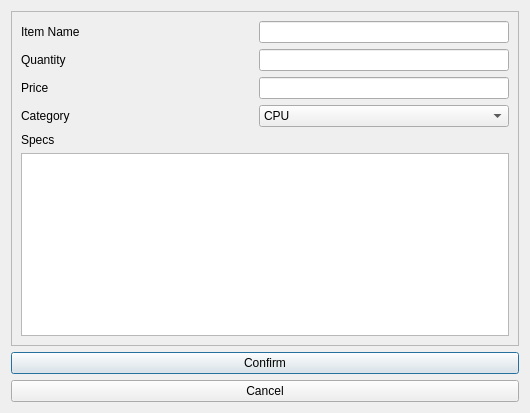
<?xml version="1.0" encoding="UTF-8"?>
<ui version="4.0">
 <class>updateItemDialog</class>
 <widget class="QDialog" name="updateItemDialog">
  <property name="geometry">
   <rect>
    <x>0</x>
    <y>0</y>
    <width>530</width>
    <height>413</height>
   </rect>
  </property>
  <property name="windowTitle">
   <string>Dialog</string>
  </property>
  <layout class="QVBoxLayout" name="verticalLayout">
   <item>
    <widget class="QFrame" name="itemDetails">
     <property name="frameShape">
      <enum>QFrame::StyledPanel</enum>
     </property>
     <property name="frameShadow">
      <enum>QFrame::Raised</enum>
     </property>
     <layout class="QVBoxLayout" name="verticalLayout_3">
      <item>
       <layout class="QHBoxLayout" name="horizontalLayout_9">
        <item>
         <widget class="QLabel" name="itemName">
          <property name="text">
           <string>Item Name</string>
          </property>
         </widget>
        </item>
        <item alignment="Qt::AlignRight">
         <widget class="QLineEdit" name="itemNameInput">
          <property name="minimumSize">
           <size>
            <width>250</width>
            <height>0</height>
           </size>
          </property>
          <property name="text">
           <string/>
          </property>
          <property name="maxLength">
           <number>30</number>
          </property>
          <property name="frame">
           <bool>true</bool>
          </property>
          <property name="placeholderText">
           <string/>
          </property>
         </widget>
        </item>
       </layout>
      </item>
      <item>
       <layout class="QHBoxLayout" name="horizontalLayout_10">
        <item>
         <widget class="QLabel" name="quantity">
          <property name="text">
           <string>Quantity</string>
          </property>
         </widget>
        </item>
        <item alignment="Qt::AlignRight">
         <widget class="QLineEdit" name="quantityInput">
          <property name="minimumSize">
           <size>
            <width>250</width>
            <height>0</height>
           </size>
          </property>
          <property name="text">
           <string/>
          </property>
          <property name="maxLength">
           <number>30</number>
          </property>
         </widget>
        </item>
       </layout>
      </item>
      <item>
       <layout class="QHBoxLayout" name="horizontalLayout_11">
        <item>
         <widget class="QLabel" name="price">
          <property name="text">
           <string>Price</string>
          </property>
         </widget>
        </item>
        <item alignment="Qt::AlignRight">
         <widget class="QLineEdit" name="priceInput">
          <property name="minimumSize">
           <size>
            <width>250</width>
            <height>0</height>
           </size>
          </property>
          <property name="maxLength">
           <number>30</number>
          </property>
         </widget>
        </item>
       </layout>
      </item>
      <item>
       <layout class="QHBoxLayout" name="horizontalLayout_12">
        <item>
         <widget class="QLabel" name="category">
          <property name="text">
           <string>Category</string>
          </property>
         </widget>
        </item>
        <item alignment="Qt::AlignRight">
         <widget class="QComboBox" name="categoryDropdown">
          <property name="minimumSize">
           <size>
            <width>250</width>
            <height>0</height>
           </size>
          </property>
          <item>
           <property name="text">
            <string>CPU</string>
           </property>
          </item>
          <item>
           <property name="text">
            <string>GPU</string>
           </property>
          </item>
          <item>
           <property name="text">
            <string>Motherboard</string>
           </property>
          </item>
          <item>
           <property name="text">
            <string>RAM</string>
           </property>
          </item>
          <item>
           <property name="text">
            <string>Storage</string>
           </property>
          </item>
          <item>
           <property name="text">
            <string/>
           </property>
          </item>
         </widget>
        </item>
       </layout>
      </item>
      <item>
       <layout class="QVBoxLayout" name="verticalLayout_2">
        <item>
         <widget class="QLabel" name="label">
          <property name="text">
           <string>Specs</string>
          </property>
         </widget>
        </item>
        <item>
         <widget class="QTextEdit" name="textEdit"/>
        </item>
       </layout>
      </item>
     </layout>
    </widget>
   </item>
   <item>
    <layout class="QVBoxLayout" name="updateButtons">
     <item>
      <widget class="QPushButton" name="confirmButton">
       <property name="text">
        <string>Confirm</string>
       </property>
      </widget>
     </item>
     <item>
      <widget class="QPushButton" name="cancelButton">
       <property name="text">
        <string>Cancel</string>
       </property>
      </widget>
     </item>
    </layout>
   </item>
  </layout>
 </widget>
 <resources/>
 <connections/>
</ui>
